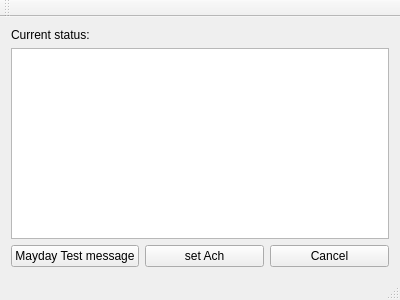
<?xml version="1.0" encoding="UTF-8"?>
<ui version="4.0">
 <class>Server_Pick</class>
 <widget class="QMainWindow" name="Server_Pick">
  <property name="geometry">
   <rect>
    <x>0</x>
    <y>0</y>
    <width>400</width>
    <height>300</height>
   </rect>
  </property>
  <property name="windowTitle">
   <string>Server_Pick</string>
  </property>
  <widget class="QWidget" name="centralWidget">
   <layout class="QGridLayout" name="gridLayout">
    <item row="1" column="0" colspan="3">
     <widget class="QListWidget" name="msgs_listWidget"/>
    </item>
    <item row="2" column="0">
     <widget class="QPushButton" name="maydayTest_pushButton">
      <property name="text">
       <string>Mayday Test message</string>
      </property>
     </widget>
    </item>
    <item row="2" column="2">
     <widget class="QPushButton" name="stopComm_pushButton">
      <property name="text">
       <string>Cancel</string>
      </property>
     </widget>
    </item>
    <item row="2" column="1">
     <widget class="QPushButton" name="setComm_pushButton">
      <property name="text">
       <string>set Ach</string>
      </property>
     </widget>
    </item>
    <item row="0" column="0" colspan="2">
     <widget class="QLabel" name="msgs_label">
      <property name="text">
       <string>Current status:</string>
      </property>
     </widget>
    </item>
    <item row="0" column="2">
     <widget class="QLabel" name="state_label">
      <property name="text">
       <string/>
      </property>
     </widget>
    </item>
   </layout>
  </widget>
  <widget class="QToolBar" name="mainToolBar">
   <attribute name="toolBarArea">
    <enum>TopToolBarArea</enum>
   </attribute>
   <attribute name="toolBarBreak">
    <bool>false</bool>
   </attribute>
  </widget>
  <widget class="QStatusBar" name="statusBar"/>
 </widget>
 <layoutdefault spacing="6" margin="11"/>
 <resources/>
 <connections/>
</ui>
